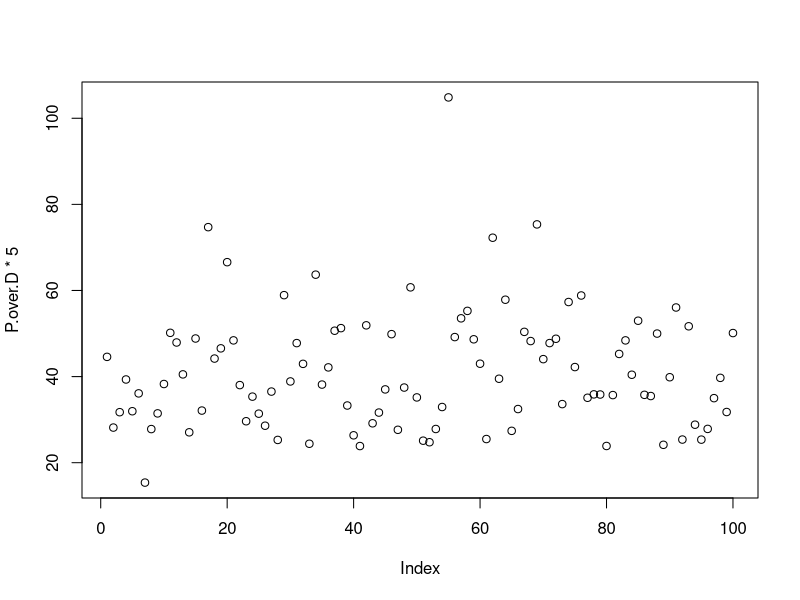
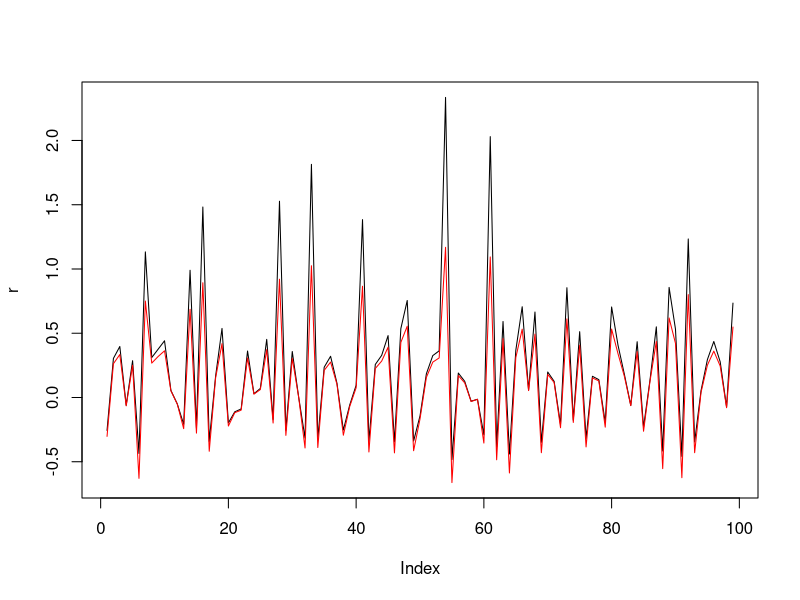

Reproduce these figures in R, in order.


N <- 100

tau_bar <- log(8)

sigma <- .3

tau <- tau_bar + sigma * rnorm(N)

kappa1 <- exp(tau_bar)/(1 + exp(tau_bar))
kappa0 <- log(1+exp(tau_bar)) - kappa1 * tau_bar

P.over.D <- exp(tau)
plot(P.over.D * 5)

P.over.D_tp1 <- P.over.D[2:N]
P.over.D_t   <- P.over.D[1:(N-1)]

r <- (1 + P.over.D_tp1)/P.over.D_t - 1
r_approx <- kappa0 + kappa1*log(P.over.D_tp1) - log(P.over.D_t)

plot(r,type="l",ylim=c(min(r,r_approx),max(r,r_approx)))
lines(r_approx,col="red")
